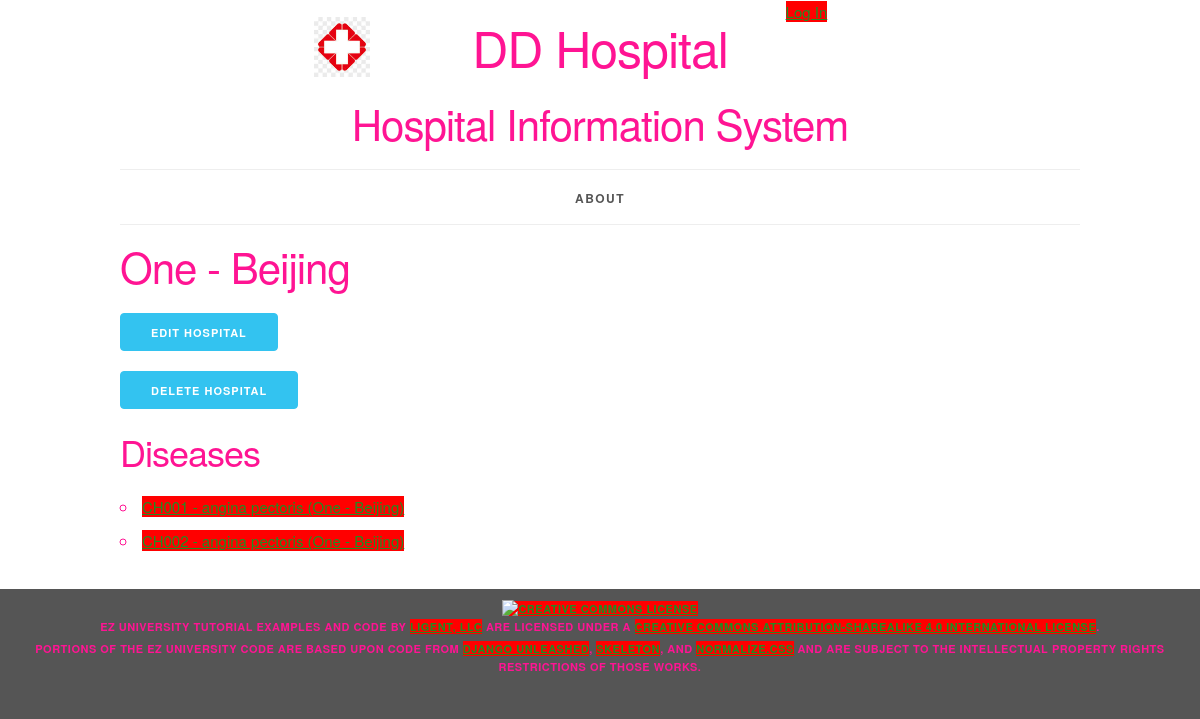
The app's page /hospital/4/ with its own data.
### sysinfo/models.py (models this page shows, shortened)
class Hospital(models.Model):
    hospital_id = models.AutoField(primary_key=True)
    street = models.ForeignKey(Street, related_name='hospitals', on_delete=models.PROTECT)
    city = models.ForeignKey(City, related_name='hospitals', on_delete=models.PROTECT)
    def __str__(self):
        return f'{self.street.street} - {self.city.city_name}'
    def get_update_url(self):
        return reverse('sysinfo_hospital_update_urlpattern',
                       kwargs={'pk': self.pk}
                       )
    def get_delete_url(self):
        return reverse('sysinfo_hospital_delete_urlpattern',
                       kwargs={'pk': self.pk}
                       )
    class Meta:
        ordering = ['street__street', 'city__city_sequence']
        constraints = [
            UniqueConstraint(fields=['street', 'city'], name='unique_hospital')
        ]

class Street(models.Model):
    street_id = models.AutoField(primary_key=True)
    street = models.IntegerField(unique=True)
    class Meta:
        ordering = ['street']

class City(models.Model):
    city_id = models.AutoField(primary_key=True)
    city_sequence = models.IntegerField(unique=True)
    city_name = models.CharField(max_length=45, unique=True)
    class Meta:
        ordering = ['city_sequence']

class Disease(models.Model):
    disease_id = models.AutoField(primary_key=True)
    disease_name = models.CharField(max_length=20)
    hospital = models.ForeignKey(Hospital, related_name='diseases', on_delete=models.PROTECT)
    department = models.ForeignKey(Department, related_name='diseases', on_delete=models.PROTECT)
    doctor = models.ForeignKey(Doctor, related_name='diseases', on_delete=models.PROTECT)
    def __str__(self):
        return f'{self.department.department_number} - {self.disease_name} ({self.hospital.__str__()})'
    def get_absolute_url(self):
        return reverse('sysinfo_disease_detail_urlpattern',
                       kwargs={'pk': self.pk}
                       )
    class Meta:
        ordering = ['department', 'disease_name', 'hospital']
        constraints = [
            UniqueConstraint(fields=['hospital', 'department', 'disease_name'],
                             name='unique_disease')
        ]

class Department(models.Model):
    department_id = models.AutoField(primary_key=True)
    department_number = models.CharField(max_length=20)
    department_name = models.CharField(max_length=255)
    class Meta:
        ordering = ['department_number', 'department_name']
        constraints = [
            UniqueConstraint(fields=['department_number', 'department_name'], name='unique_department')
        ]

### sysinfo/views.py (the view)
class HospitalDetail(DetailView):
    model = Hospital
    permission_required = 'sysinfo.view_hospital'
    def get_context_data(self, **kwargs):
        context = super(DetailView, self).get_context_data(**kwargs)
        hospital = self.get_object()
        disease_list = hospital.diseases.all()
        context['disease_list'] = disease_list
        return context

### sysinfo/templates/sysinfo/hospital_detail.html (shortened to what this page needs)
{% extends 'sysinfo/base.html' %}
{% block content %}
    <h2>{{ hospital }}</h2>
    <ul class="ezu-button-list">
        <li>
          <a href="{{ hospital.get_update_url }}"
             class="button button-primary">
            Edit Hospital</a></li>
        <li>
          <a href="{{ hospital.get_delete_url }}"
             class="button button-primary">
            Delete Hospital</a></li>
    </ul>
    <section>
        <h3>Diseases</h3>
        <ul>
            {% for disease in disease_list %}
                <li>
                    <a href="{{ disease.get_absolute_url }}">{{ disease }}</a>
                </li>
            {% empty %}
                <li><em>There are currently no diseases for this hospital.</em></li>
            {% endfor %}
        </ul>
    </section>
{% endblock %}

### sysinfo/static/sysinfo/skeleton.css (style rules this page uses)
html { font-size: 62.5%; }
body { font-size: 1.5em; line-height: 1.6; font-weight: 400; font-family: "Raleway", "HelveticaNeue", "Helvetica Neue", Helvetica, Arial, sans-serif; color: #FF1493; }
h1, h2, h3, h4, h5, h6 { margin-top: 0; margin-bottom: 2rem; font-weight: 300; }
h2 { font-size: 3.6rem; line-height: 1.25; letter-spacing: -.1rem; }
h3 { font-size: 3.0rem; line-height: 1.3; letter-spacing: -.1rem; }
@media (min-width: 550px) { h2 { font-size: 4.2rem; } }
@media (min-width: 550px) { h3 { font-size: 3.6rem; } }
a { color: #228B22; }
.button, button, input[type="submit"], input[type="reset"], input[type="button"] { display: inline-block; height: 38px; padding: 0 30px; color: #555; text-align: center; font-size: 11px; font-weight: 600; line-height: 38px; letter-spacing: .1rem; text-transform: uppercase; text-decoration: none; white-space: nowrap; background-color: #BDB76B; border-radius: 4px; border: 1px solid #bbb; cursor: pointer; box-sizing: border-box; }
.button.button-primary, button.button-primary, input[type="submit"].button-primary, input[type="reset"].button-primary, input[type="button"].button-primary { color: #FFF; background-color: #33C3F0; border-color: #33C3F0; }
ul { list-style: circle inside; }
ol, ul { padding-left: 0; margin-top: 0; }
li { margin-bottom: 1rem; }
button, .button { margin-bottom: 1rem; }
pre, blockquote, dl, figure, table, p, ul, ol, form { margin-bottom: 2.5rem; }

### sysinfo/static/sysinfo/style.css (style rules this page uses)
html { height: 100%; background-color: #555; }
body { background-color: white; }
ul.ezu-button-list { list-style-type: none; padding: 0; margin: 0; }

### records on screen
Hospital: street+city "One - Beijing"
Disease: department+disease_name+hospital "CH001 - angina pectoris (One - Beijing)"
Disease: department+disease_name+hospital "CH002 - angina pectoris (One - Beijing)"
